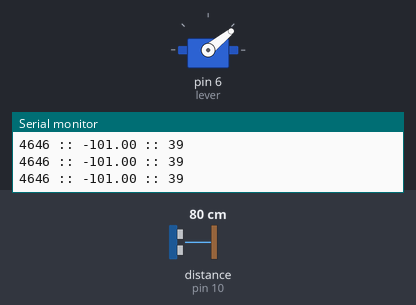
Simulated run of this sketch. Board: Arduino Uno, built with avr-gcc and run on an emulated ATmega328P. Shown: servo, the last lines printed to the serial monitor. Wiring (inferred from the names in the program): ultrasonic range finder: trigger pin 11; echo pin 10. The inputs (shaded band) are chosen by the test bench; at power-on: distance to the obstacle (sensor on pin 10) 80 cm. The echo pulse lasts 58.3 µs per cm.

Above: at 1.2 s.
1.3 s: distance to the obstacle (sensor on pin 10) set to 9 cm
At 1.71 s:
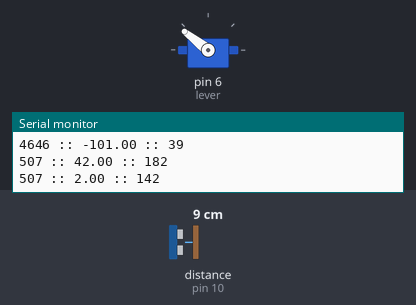
4.3 s: distance to the obstacle (sensor on pin 10) set to 35 cm
At 5.5 s:
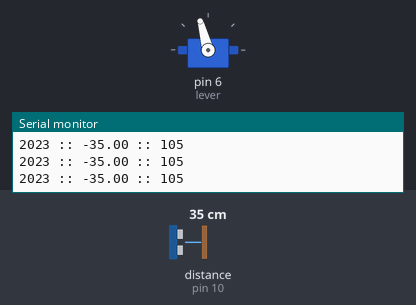
6.1 s: distance to the obstacle (sensor on pin 10) set to 18 cm
At 6.22 s:
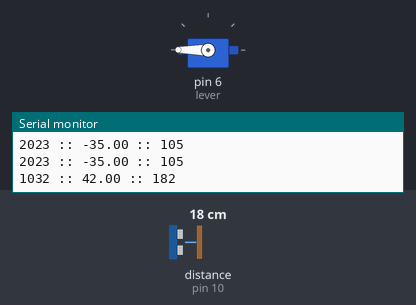
9.1 s: distance to the obstacle (sensor on pin 10) set to 60 cm
12.1 s: distance to the obstacle (sensor on pin 10) set to 39 cm
Timing chart, 0 to 16.1 s (numbered marks = the images above; inputs shaded):
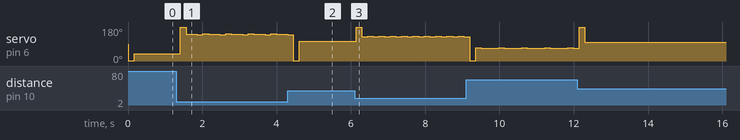

The sketch:

arduino_control.ino
```cpp
#include <Servo.h>

int trig = 11;
int echo = 10;

Servo lever;
int servo_val;

// Control variables
long duration;
float PID_error = 0;
float previous_error = 0;
float elapsedTime, Time, timePrev;
float PID_value = 0;
int servo_output;
int set_duration = 600;
int last_set_duration = 0;

//PID constants
//////////////////////////////////////////////////////////
float kp = 2.5;   float ki = 0;   float kd = 1.1;
//////////////////////////////////////////////////////////

int PID_p = 0;    int PID_i = 0;    int PID_d = 0;
float last_kp = 0;
float last_ki = 0;
float last_kd = 0;

void setup()
{
  pinMode(trig, OUTPUT);
  pinMode(echo, INPUT);

  lever.attach(6);
  servo_val = lever.read();

  Serial.begin(115200);
}

void loop()
{
  // digitalWrite(trig, LOW);
  // delayMicroseconds(2);
  //
  // digitalWrite(trig, HIGH);
  // delayMicroseconds(50);
  // digitalWrite(trig, LOW);
  //
  // duration = pulseIn(echo, HIGH);

  duration = readUltra();
  Serial.print(duration);
  Serial.print(" :: ");
  PID_error = set_duration - duration;
  // Calulate P
  PID_p = 0.01*kp*PID_error;
  // Calculate I
  PID_i = 0.01*PID_i + (ki * PID_error);

  // Calculate D
  timePrev = Time;
  Time = millis();
  elapsedTime = (Time - timePrev) / 1000;
  PID_d = 0.01*kd*((PID_error - previous_error)/elapsedTime);

  PID_value = PID_p + PID_i + PID_d;
  if (PID_value > 42) { PID_value = 42; }
  if (PID_value < -138) { PID_value = -138; }

  Serial.print(PID_value);
  Serial.print(" :: ");

  servo_output = 140 + PID_value;
  Serial.println(servo_output);

  lever.write(servo_output);
  previous_error = PID_error;

  delay(150);
}

long readUltra()
{
  digitalWrite(trig, LOW);
  delayMicroseconds(2);

  digitalWrite(trig, HIGH);
  delayMicroseconds(50);
  digitalWrite(trig, LOW);

  duration = pulseIn(echo, HIGH);
  if (duration > 100000)
  {
    duration = 0;
  }
  return duration;
}
```

Measured:
- after the input at 1.3 s, servo on pin 6 (lever): 39° → 180° after 0.11 s, then repeats every 0.61 s: 142° 0.30 s, 140° 0.15 s, 143° 0.15 s
- after the input at 6.1 s, servo on pin 6 (lever): 105° → 180° at once, then repeats every 0.31 s: 128° 0.15 s, 131° 0.15 s
